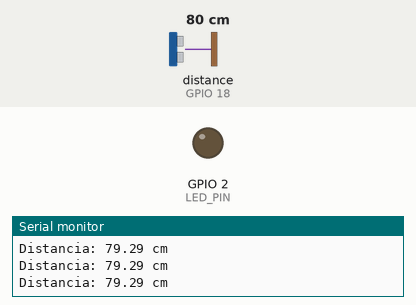
This sketch was run on a simulated ESP32. Parts: output pins drawn as LEDs (lit = HIGH), the last lines printed to the serial monitor. Wiring (inferred from the names in the program): ultrasonic range finder: trigger GPIO 5; echo GPIO 18. Inputs (shaded band) come from the test bench; at power-on: distance to the obstacle (sensor on GPIO 18) 80 cm. The echo pulse lasts 58.3 µs per cm; WiFi joins after 1.5 s; servers stay silent unless stated; storage starts empty; pins used as bus, display or sensor lines are not drawn.

Above: at 3.2 s.
3.3 s: distance to the obstacle (sensor on GPIO 18) set to 7 cm
4.8 s: distance to the obstacle (sensor on GPIO 18) set to 4 cm
At 6.2 s:
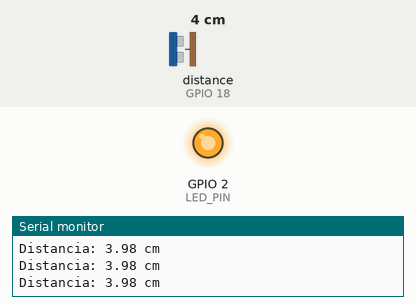
6.5 s: distance to the obstacle (sensor on GPIO 18) set to 9 cm
At 7.7 s:
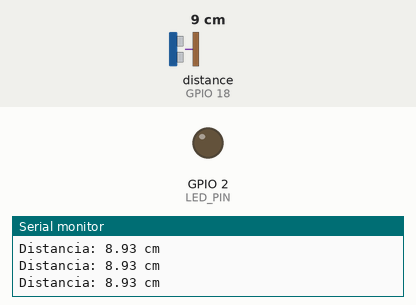
8.0 s: distance to the obstacle (sensor on GPIO 18) set to 2 cm
At 8.9 s:
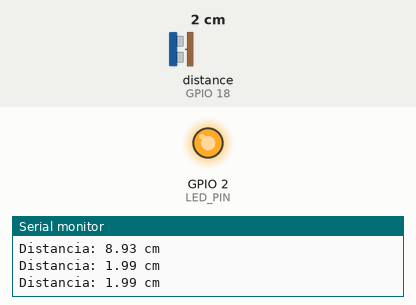
Timing chart, 0 to 10.5 s (numbered marks = the images above; inputs shaded):
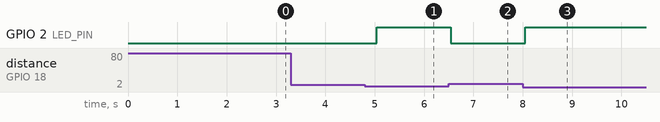

The sketch:

codigo.ino
```cpp
#include <WiFi.h>
#include <ESPAsyncWebServer.h>
#include <LittleFS.h>

// Pines del sensor ultrasónico
#define TRIGGER_PIN 5
#define ECHO_PIN 18

// Pin del LED
#define LED_PIN 2

// Credenciales Wi-Fi
const char* ssid = "A55 de Carlos";
const char* password = "Ca261103";

// Variables globales
float distance = 0.0;
bool ledState = false;

// Crear servidor web
AsyncWebServer server(80);

void setup() {
  // Inicialización de pines
  pinMode(TRIGGER_PIN, OUTPUT);
  pinMode(ECHO_PIN, INPUT);
  pinMode(LED_PIN, OUTPUT);
  digitalWrite(LED_PIN, LOW);

  // Iniciar comunicación serie
  Serial.begin(115200);

  // Conectar a Wi-Fi
  WiFi.begin(ssid, password);
  while (WiFi.status() != WL_CONNECTED) {
    delay(1000);
    Serial.println("Conectando a Wi-Fi...");
  }
  Serial.println("Conectado a Wi-Fi");
  Serial.println("IP Address: " + WiFi.localIP().toString());

  // Inicializar LittleFS
  if (!LittleFS.begin()) {
    Serial.println("Error al montar LittleFS");
    return;
  }
  Serial.println("LittleFS montado correctamente");

  // Configuración del servidor web
  server.on("/", HTTP_GET, [](AsyncWebServerRequest *request) {
    request->send(LittleFS, "/monitor.html", "text/html");
  });

  server.on("/distance", HTTP_GET, [](AsyncWebServerRequest *request) {
    String json = "{\"distance\":" + String(distance) + "}";
    request->send(200, "application/json", json);
  });

  // Iniciar el servidor
  server.begin();
}

void loop() {
  // Generar un pulso en el pin TRIGGER
  digitalWrite(TRIGGER_PIN, LOW);
  delayMicroseconds(2);
  digitalWrite(TRIGGER_PIN, HIGH);
  delayMicroseconds(10);
  digitalWrite(TRIGGER_PIN, LOW);

  // Calcular la duración del pulso ECHO
  long duration = pulseIn(ECHO_PIN, HIGH);
  distance = duration * 0.034 / 2;

  // Mostrar distancia en el monitor serie
  Serial.print("Distancia: ");
  Serial.print(distance);
  Serial.println(" cm");

  // Encender o apagar el LED según la distancia
  if (distance < 5) {
    digitalWrite(LED_PIN, HIGH);
    ledState = true;
  } else {
    digitalWrite(LED_PIN, LOW);
    ledState = false;
  }

  delay(500); // Tiempo de espera entre mediciones
}
```

Measured:
- the behaviour switches between 6 and 5 cm on distance to the obstacle (sensor on GPIO 18) (found by bisection; images 0 and 1)
- after the input at 4.8 s, GPIO 2 (LED_PIN): LOW → HIGH after 0.24 s
- after the input at 6.5 s, GPIO 2 (LED_PIN): HIGH → LOW after 0.05 s
- after the input at 8.0 s, GPIO 2 (LED_PIN): LOW → HIGH after 0.05 s
